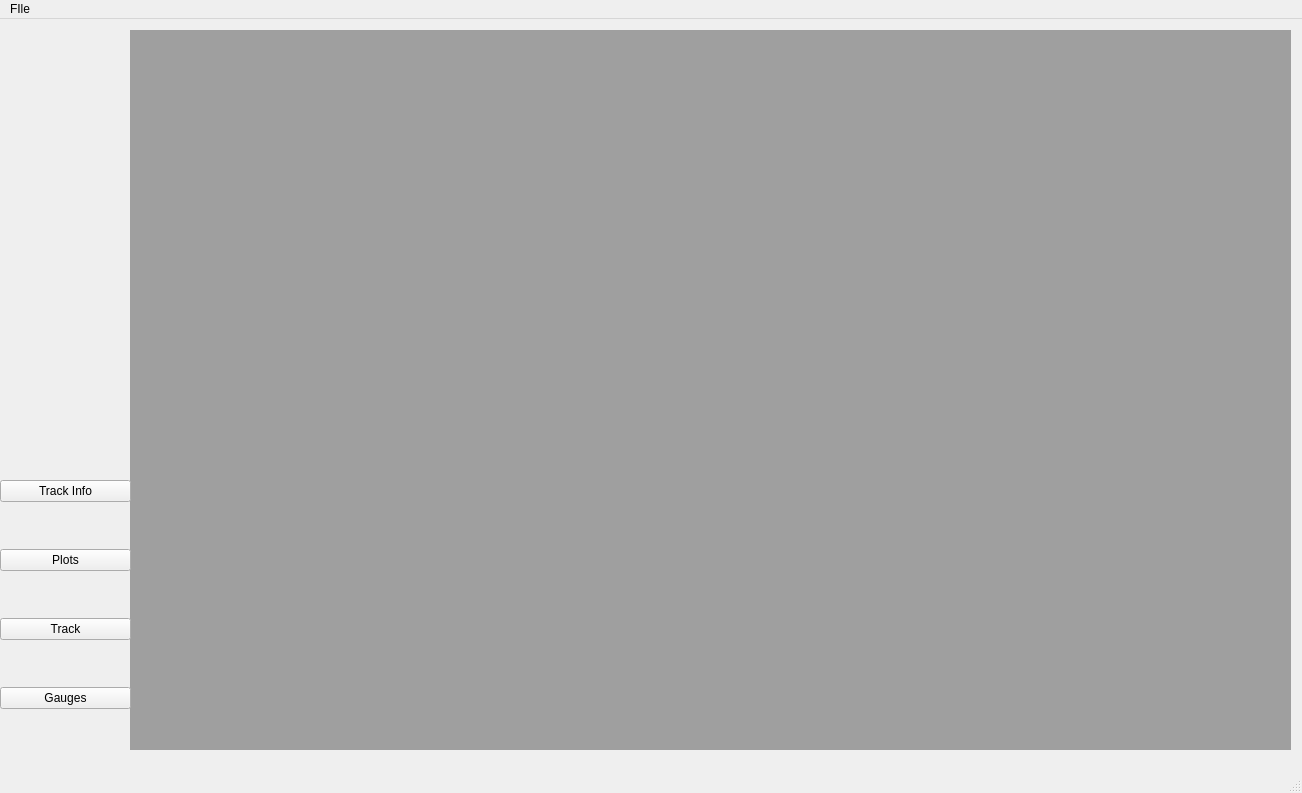
<?xml version="1.0" encoding="UTF-8"?>
<ui version="4.0">
 <class>Telemetria</class>
 <widget class="QMainWindow" name="Telemetria">
  <property name="geometry">
   <rect>
    <x>0</x>
    <y>0</y>
    <width>1302</width>
    <height>793</height>
   </rect>
  </property>
  <property name="windowTitle">
   <string>Telemetria</string>
  </property>
  <widget class="QWidget" name="centralwidget">
   <widget class="QMdiArea" name="mdiArea">
    <property name="geometry">
     <rect>
      <x>130</x>
      <y>11</y>
      <width>1161</width>
      <height>720</height>
     </rect>
    </property>
   </widget>
   <widget class="QWidget" name="layoutWidget">
    <property name="geometry">
     <rect>
      <x>0</x>
      <y>420</y>
      <width>131</width>
      <height>311</height>
     </rect>
    </property>
    <layout class="QVBoxLayout" name="verticalLayout">
     <item>
      <widget class="QPushButton" name="Track_Info">
       <property name="text">
        <string>Track Info</string>
       </property>
      </widget>
     </item>
     <item>
      <widget class="QPushButton" name="Plots">
       <property name="text">
        <string>Plots</string>
       </property>
      </widget>
     </item>
     <item>
      <widget class="QPushButton" name="Track">
       <property name="text">
        <string>Track</string>
       </property>
      </widget>
     </item>
     <item>
      <widget class="QPushButton" name="Gauges">
       <property name="text">
        <string>Gauges</string>
       </property>
      </widget>
     </item>
    </layout>
   </widget>
  </widget>
  <widget class="QStatusBar" name="statusbar"/>
  <widget class="QMenuBar" name="menubar">
   <property name="geometry">
    <rect>
     <x>0</x>
     <y>0</y>
     <width>1302</width>
     <height>26</height>
    </rect>
   </property>
   <widget class="QMenu" name="menuFIle">
    <property name="title">
     <string>FIle</string>
    </property>
   </widget>
   <addaction name="menuFIle"/>
  </widget>
 </widget>
 <resources/>
 <connections/>
</ui>
